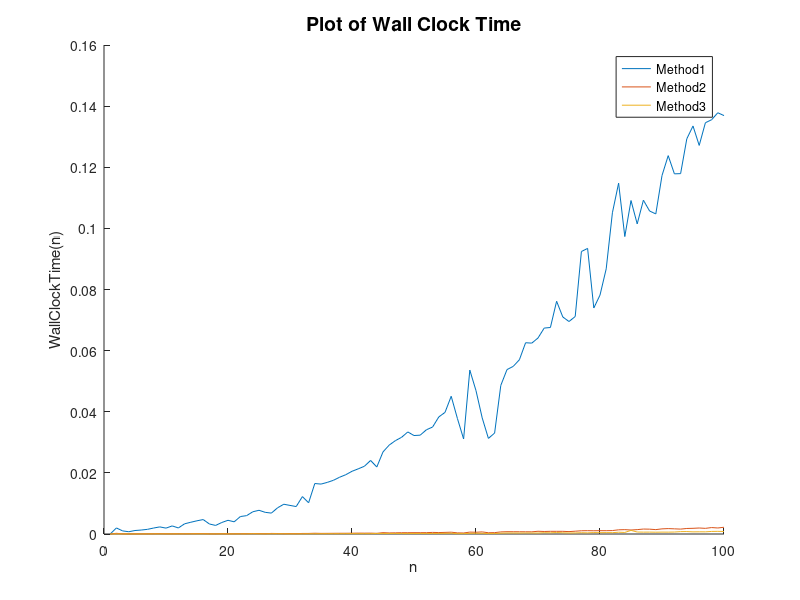

The MATLAB source for this figure:
t1 = zeros(100,1);
t2 = zeros(100,1);
t3 = zeros(100,1);

for n=[2:100]
  tic()
  A = randi([-1111,1111],n,n);
  B = randi([-1111,1111],n,1);
  C = [A B];
  for j=0:n-2
    k=j+1;
    for i=k:n-1
      mul= C(i+1,j+1)/C(j+1,j+1);
      C(i+1,:) = (C(i+1,:) - mul*C(j+1,:));
    endfor
  endfor

  X = zeros(n,1);
  for a=n:-1:1
    X(a) = ((C(a,n+1) - C(a,a+1:n)*X(a+1:n))/C(a,a));
  endfor
  t1(n) = toc();  %Time taken for method_1

  tic()
  Y= inv(A)*B;
  t2(n)= toc();  %Time taken for method_2

  tic()
  Z= A \ B ;
  t3(n)= toc();  %Time taken for method_3
endfor
x=[1:100]';
f = figure();
hold on
plot(x,t1);
plot(x,t2);
plot(x,t3);
title('Plot of Wall Clock Time',"fontsize",14);
xlabel('n');
ylabel('WallClockTime(n)');
legend('Method1','Method2','Method3');
hold off
print(f,'WLC.png')